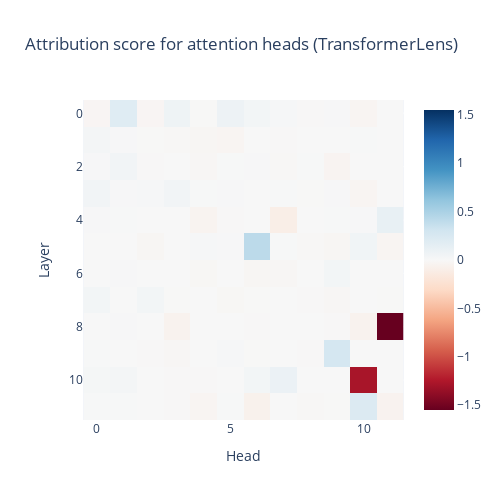

The cell this chart's notebook holds for it:
### Code cell
px.imshow(attribution_score_tl.detach().numpy(), title="Attribution score for attention heads (TransformerLens)", labels={"x": "Head", "y": "Layer"}, width=500, height=500, color_continuous_midpoint=0.0, color_continuous_scale="RdBu")

### Figure 1 — Plotly figure (JSON) as saved in the notebook; plotly's stock layout.template omitted (floating-point values rounded to 4 significant figures; data arrays with more than 128 entries replaced by an {"elided": "..."} marker saying what was removed)
{"data": [{"coloraxis": "coloraxis", "hovertemplate": "Head: %{x}<br>Layer: %{y}<br>color: %{z}<extra></extra>", "name": "0", "type": "heatmap", "xaxis": "x", "yaxis": "y", "z": {"elided": "12x12 float values"}}], "layout": {"coloraxis": {"cmid": 0, "colorscale": [[0, "rgb(103,0,31)"], [0.1, "rgb(178,24,43)"], [0.2, "rgb(214,96,77)"], [0.3, "rgb(244,165,130)"], [0.4, "rgb(253,219,199)"], [0.5, "rgb(247,247,247)"], [0.6, "rgb(209,229,240)"], [0.7, "rgb(146,197,222)"], [0.8, "rgb(67,147,195)"], [0.9, "rgb(33,102,172)"], [1, "rgb(5,48,97)"]]}, "height": 500, "title": {"text": "Attribution score for attention heads (TransformerLens)"}, "width": 500, "xaxis": {"anchor": "y", "constrain": "domain", "domain": [0, 1], "scaleanchor": "y", "title": {"text": "Head"}}, "yaxis": {"anchor": "x", "autorange": "reversed", "constrain": "domain", "domain": [0, 1], "title": {"text": "Layer"}}}}
